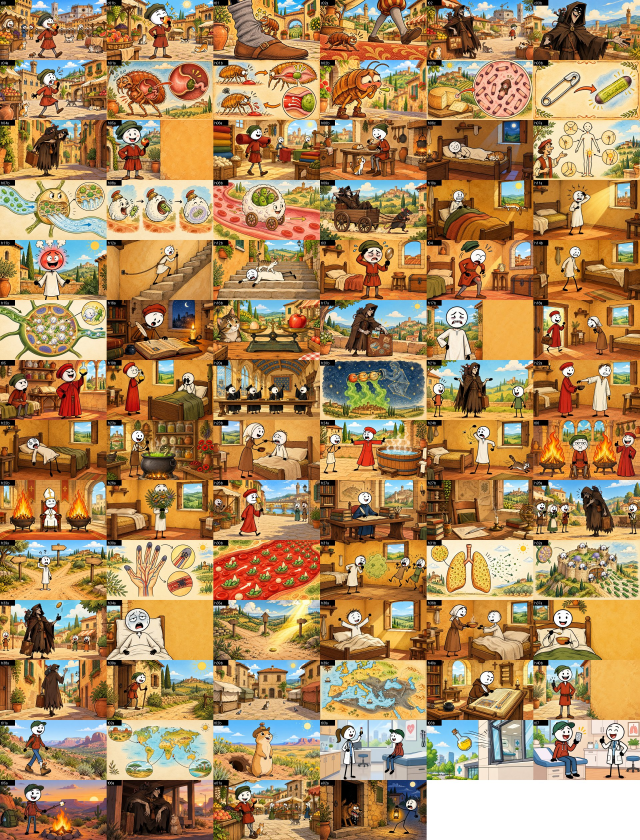
#> input picture channel/diseases/whatif02_plague/frames_overview.jpg, 1920 x 2520 px (shown at 1/3 size)
$ python cover_dark.py ../../channel/diseases/whatif02_plague/style_test_v2.jpg ../../channel/diseases/whatif02_plague/frames_overview.jpg ../../channel/diseases/whatif02_plague/frames_overview.jpg ../../channel/diseases/whatif02_plague/frames_overview.jpg ../../channel/diseases/whatif02_plague/frames_overview.jpg 5
#> lines starting #> are read from the running program, lines starting #| are printed output that depends on the picture
import sys
from PIL import Image, ImageDraw, ImageFont, ImageFilter
S = sys.argv[1]; base, out = sys.argv[2], sys.argv[3]; lines = sys.argv[4].split("|"); block = sys.argv[5]
W, H = 1280, 720
CR = (182, 16, 30); INK = (14, 12, 11); CREAM = (244, 236, 216)
def font(sz):
    f = ImageFont.truetype(S + "/thumb/Oswald.ttf", sz); f.set_variation_by_name("Bold"); return f
src = Image.open(base).convert("RGB").resize((W, H), Image.LANCZOS)
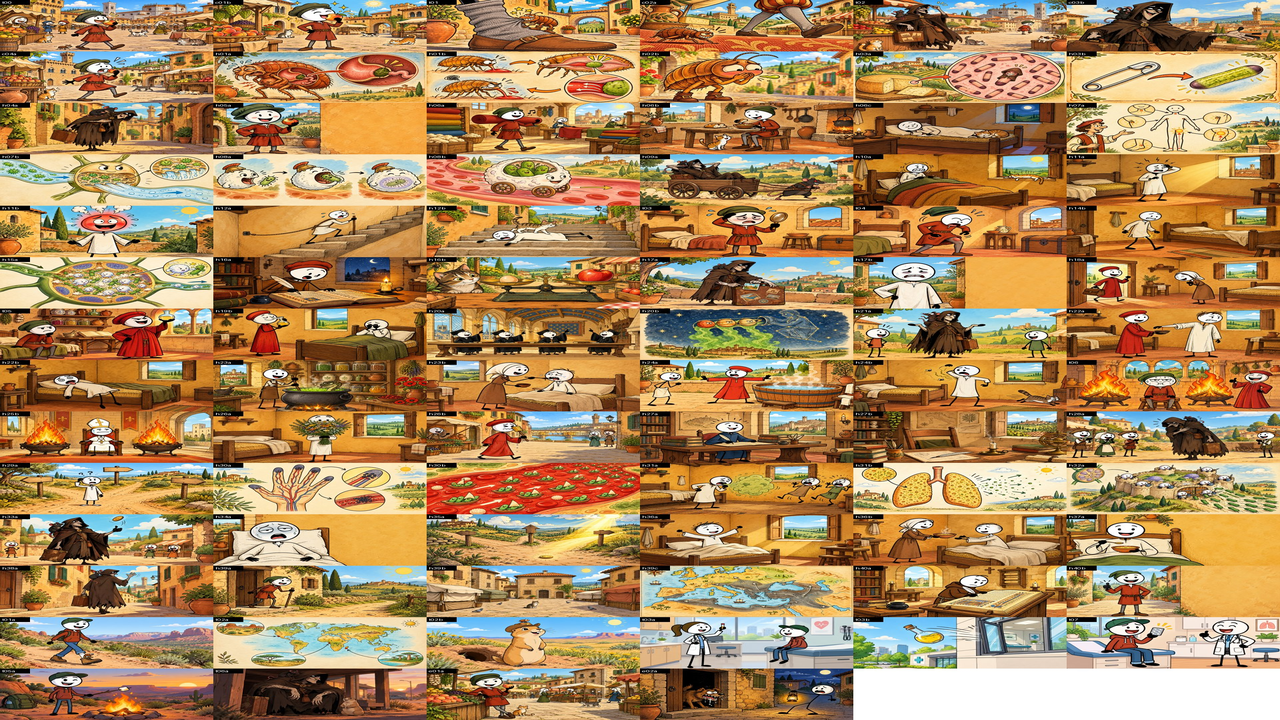
#> src: PIL image 1280x720 RGB; mean R, G, B 171.3, 137.3, 94
SHIFT = int(sys.argv[6]) if len(sys.argv) > 6 else 140
im = Image.new("RGB", (W, H)); im.paste(src, (SHIFT, 0))
#> after `im = Image.new('RGB', (W, H))`: im: PIL image 1280x720 RGB; every value is 0
#> after `im.paste(src, (SHIFT, 0))`:
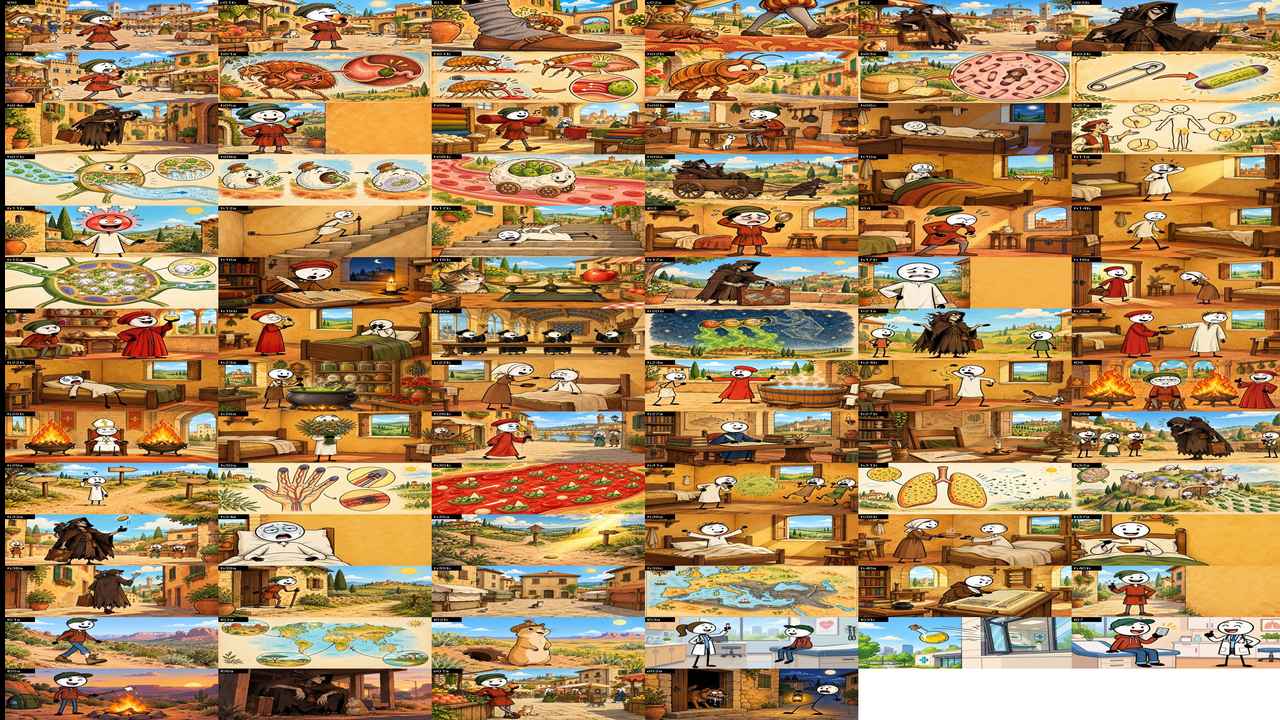
#> im: PIL image 1280x720 RGB; mean R, G, B 170.5, 136.7, 93.6
im.paste(src.crop((0, 0, SHIFT, H)).transpose(Image.FLIP_LEFT_RIGHT), (0, 0))  # left strip: plain paper
d = ImageDraw.Draw(im)
X, MAXW = 44, 470
def fit(s, sz):
    f = font(sz)
    while d.textlength(s, font=f) > MAXW and sz > 40: sz -= 4; f = font(sz)
    return f
#> (the run stopped early here; a loop or call above may not have finished)
